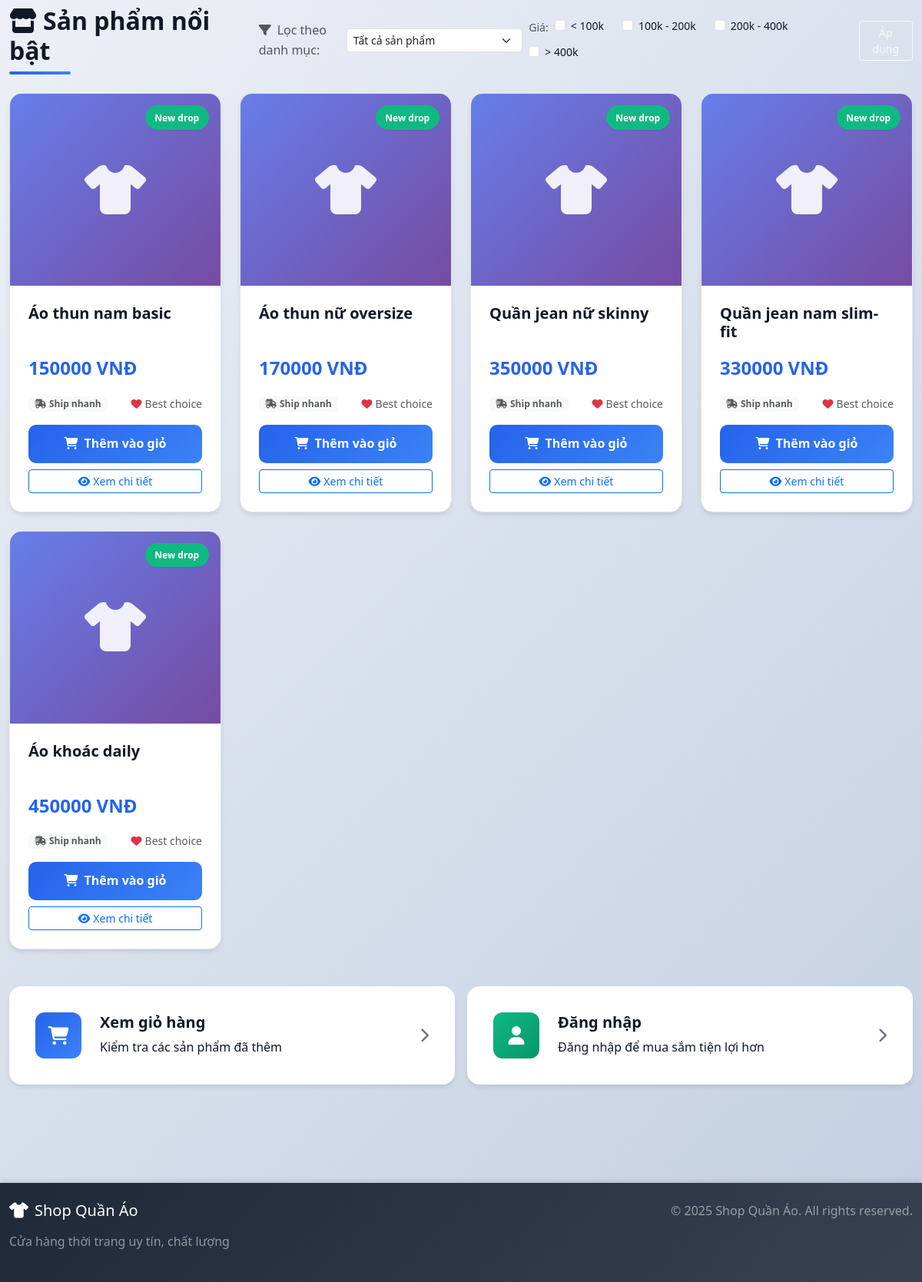
Before: / (lower part) with the older database file.
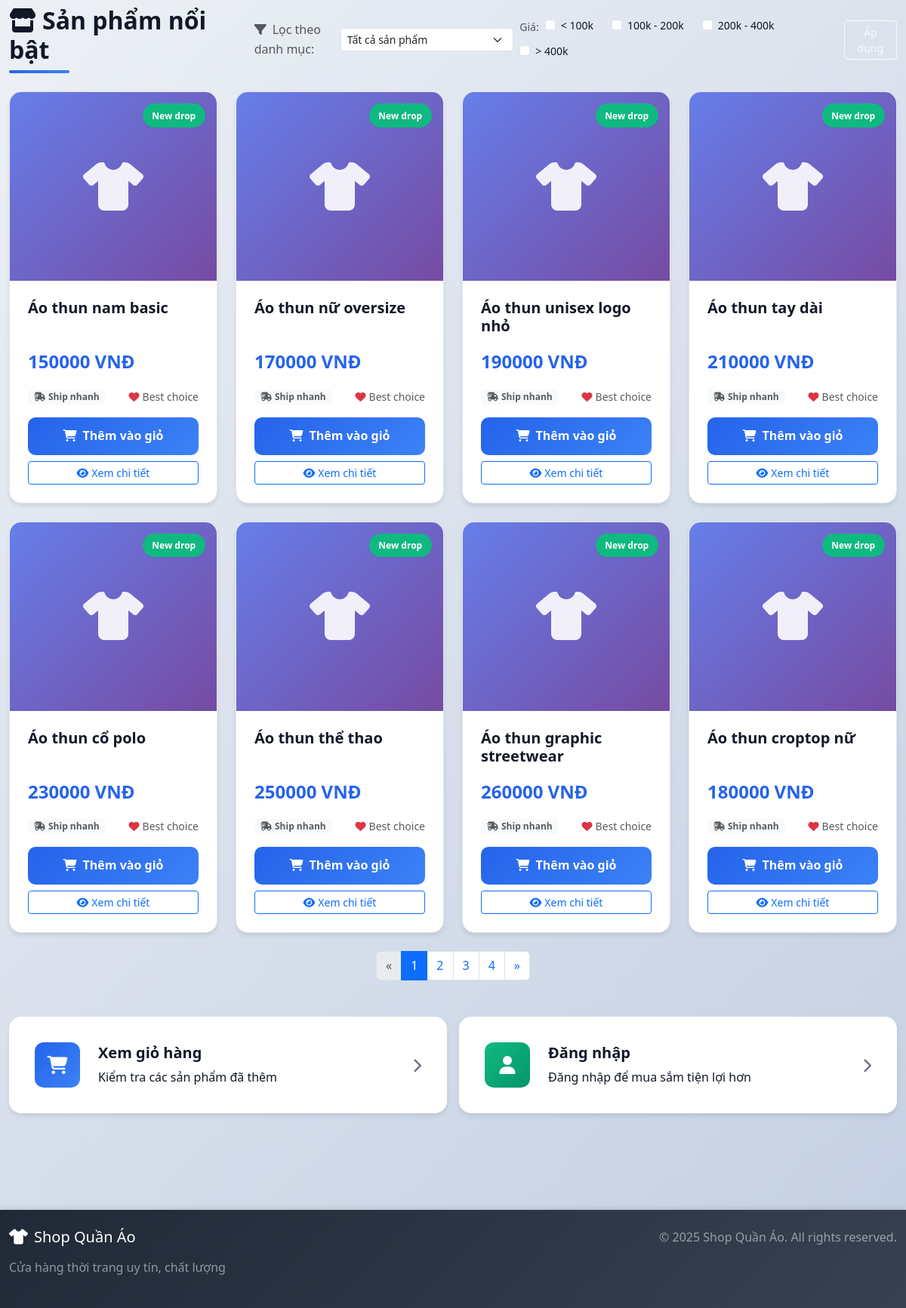
After: the same page with the newer database file.
### tables this page shows
CREATE TABLE sanpham (
        id INTEGER PRIMARY KEY AUTOINCREMENT,
        ten TEXT,              -- tên sản phẩm
        gia INTEGER,           -- giá
        quantity INTEGER,      -- số lượng tồn
        size TEXT,             -- các size, ví dụ: "M,L,XL,XXL"
        color TEXT,            -- màu sắc
        description TEXT,      -- mô tả sản phẩm
        category_id INTEGER,   -- loại sản phẩm (danh mục)
        product_type TEXT,     -- loại chi tiết hơn nếu cần (ví dụ: unisex, basic, slim-fit)
        created_at TEXT,       -- ngày tạo
        FOREIGN KEY (category_id) REFERENCES categories(id)
    );

### app.py (the view, shortened to what this page needs)
@app.route("/")
def index():
    conn = get_db()
    c = conn.cursor()
    page = request.args.get("page", type=int, default=1)
    if page < 1:
        page = 1
    per_page = 8
    selected_category = request.args.get("category", type=int)
    selected_price_ranges = request.args.getlist("price")
    where_clauses = []
    params = []
    if selected_category:
        where_clauses.append("category_id = ?")
        params.append(selected_category)
    price_map = {
        "0-100": (0, 100000),
        "100-200": (100000, 200000),
        "200-400": (200000, 400000),
        "400+": (400000, None),
    }
    price_conditions = []
    if price_conditions:
        where_clauses.append("(" + " OR ".join(price_conditions) + ")")
    base_query = "FROM sanpham"
    where_sql = ""
    if where_clauses:
        where_sql = " WHERE " + " AND ".join(where_clauses)
    count_query = "SELECT COUNT(*) " + base_query + where_sql
    c.execute(count_query, params)
    total_products = c.fetchone()[0]
    total_pages = (total_products + per_page - 1) // per_page if total_products > 0 else 1
    if page > total_pages:
        page = total_pages
    offset = (page - 1) * per_page
    data_query = "SELECT * " + base_query + where_sql + " LIMIT ? OFFSET ?"
    c.execute(data_query, params + [per_page, offset])
    products = c.fetchall()
    c.execute("SELECT * FROM categories")
    categories = c.fetchall()
    return render_template(
        "index.html",
        products=products,
        categories=categories,
        selected_category=selected_category,
        selected_price_ranges=selected_price_ranges,
        page=page,
        total_pages=total_pages,
    )

### app.py (called while the page is built)
def get_db():
    if 'db' not in g:
        g.db = sqlite3.connect(current_app.config['DATABASE'])
        g.db.row_factory = sqlite3.Row
    return g.db

### templates/index.html (shortened to what this page needs)
{% extends "base.html" %}
{% block content %}
<div class="products-header mb-4">
    <div class="d-flex flex-column flex-md-row justify-content-between align-items-md-center gap-3">
        <div>
            <h2 class="section-title mb-1 mb-md-0">
                <i class="fas fa-store me-2"></i>Sản phẩm nổi bật
            </h2>
            <div class="section-divider d-none d-md-block"></div>
        </div>
        {% if categories %}
        <form method="get" class="d-flex flex-column flex-lg-row align-items-lg-center gap-2">
            <div class="d-flex align-items-center gap-2">
                <label class="text-muted mb-0">
                    <i class="fas fa-filter me-2"></i>Lọc theo danh mục:
                </label>
                <select name="category" class="form-select form-select-sm" style="min-width: 180px;">
                    <option value="">Tất cả sản phẩm</option>
                </select>
            </div>
            <div class="d-flex flex-wrap align-items-center gap-2">
                <span class="text-muted small">Giá:</span>
                <div class="form-check form-check-inline small">
                    <input class="form-check-input" type="checkbox" name="price" id="price-0-100"
                           value="0-100"
                           {% if '0-100' in selected_price_ranges %}checked{% endif %}>
                    <label class="form-check-label" for="price-0-100">
                        &lt; 100k
                    </label>
                </div>
                <div class="form-check form-check-inline small">
                    <input class="form-check-input" type="checkbox" name="price" id="price-100-200"
                           value="100-200"
                           {% if '100-200' in selected_price_ranges %}checked{% endif %}>
                    <label class="form-check-label" for="price-100-200">
                        100k - 200k
                    </label>
                </div>
                <div class="form-check form-check-inline small">
                    <input class="form-check-input" type="checkbox" name="price" id="price-200-400"
                           value="200-400"
                           {% if '200-400' in selected_price_ranges %}checked{% endif %}>
                    <label class="form-check-label" for="price-200-400">
                        200k - 400k
                    </label>
                </div>
                <div class="form-check form-check-inline small">
                    <input class="form-check-input" type="checkbox" name="price" id="price-400-plus"
                           value="400+"
                           {% if '400+' in selected_price_ranges %}checked{% endif %}>
                    <label class="form-check-label" for="price-400-plus">
                        &gt; 400k
                    </label>
                </div>
            </div>
            <div>
                <button type="submit" class="btn btn-sm btn-outline-light">
                    Áp dụng
                </button>
            </div>
        </form>
        {% endif %}
    </div>
</div>
{% if products %}
<div id="products" class="row g-4">
    {% for p in products %}
    <div class="col-lg-3 col-md-4 col-sm-6">
        <div class="product-card">
            <a href="/product/{{ p['id'] }}" class="text-decoration-none text-reset">
                <div class="product-image-wrapper">
                    <div class="product-image-placeholder">
                        <i class="fas fa-tshirt"></i>
                    </div>
                    <div class="product-badge">New drop</div>
                </div>
            </a>
            <div class="product-body">
                <h5 class="product-title">
                    <a href="/product/{{ p['id'] }}" class="text-decoration-none text-reset">
                        {{ p['ten'] }}
                    </a>
                </h5>
                <div class="product-price-wrapper">
                    <span class="product-price">{{ p['gia']|int }} VNĐ</span>
                </div>
                <div class="product-meta-row d-flex justify-content-between align-items-center mb-3">
                    <span class="badge bg-light text-muted px-2 py-1">
                        <i class="fas fa-truck-fast me-1"></i>Ship nhanh
                    </span>
                    <span class="product-tag text-muted small">
                        <i class="fas fa-heart me-1 text-danger"></i>Best choice
                    </span>
                </div>
                <div class="d-flex flex-column gap-2">
                    <a href="/add/{{ p['id'] }}" class="btn-add-cart text-center">
                        <i class="fas fa-shopping-cart me-2"></i>Thêm vào giỏ
                    </a>
                    <a href="/product/{{ p['id'] }}" class="btn btn-outline-primary btn-sm">
                        <i class="fas fa-eye me-1"></i>Xem chi tiết
                    </a>
                </div>
            </div>
        </div>
    </div>
    {% endfor %}
</div>
{% if total_pages > 1 %}
<nav class="mt-4" aria-label="Pagination">
    <ul class="pagination justify-content-center">
        <li class="page-item {% if page <= 1 %}disabled{% endif %}">
            <a class="page-link"
               href="?page={{ page-1 }}{% if selected_category %}&category={{ selected_category }}{% endif %}{% for r in selected_price_ranges %}&price={{ r }}{% endfor %}"
               tabindex="-1">
                «
            </a>
        </li>
        {% for p in range(1, total_pages + 1) %}
        <li class="page-item {% if p == page %}active{% endif %}">
            <a class="page-link"
               href="?page={{ p }}{% if selected_category %}&category={{ selected_category }}{% endif %}{% for r in selected_price_ranges %}&price={{ r }}{% endfor %}">
                {{ p }}
            </a>
        </li>
        {% endfor %}
        <li class="page-item {% if page >= total_pages %}disabled{% endif %}">
            <a class="page-link"
               href="?page={{ page+1 }}{% if selected_category %}&category={{ selected_category }}{% endif %}{% for r in selected_price_ranges %}&price={{ r }}{% endfor %}">
                »
            </a>
        </li>
    </ul>
</nav>
{% endif %}
{% else %}
<div class="empty-state">
    <i class="fas fa-inbox fa-3x mb-3 text-muted"></i>
    <p class="text-muted">Chưa có sản phẩm nào</p>
</div>
{% endif %}
<div class="quick-actions mt-5">
    <div class="row g-3">
        <div class="col-md-6">
            <a href="/cart" class="action-card cart-action">
                <div class="action-icon">
                    <i class="fas fa-shopping-cart"></i>
                </div>
                <div class="action-content">
                    <h5>Xem giỏ hàng</h5>
                    <p class="mb-0">Kiểm tra các sản phẩm đã thêm</p>
                </div>
                <i class="fas fa-chevron-right action-arrow"></i>
            </a>
        </div>
        {% if not session.get('user') %}
        <div class="col-md-6">
            <a href="/login" class="action-card login-action">
                <div class="action-icon">
                    <i class="fas fa-user"></i>
                </div>
                <div class="action-content">
                    <h5>Đăng nhập</h5>
                    <p class="mb-0">Đăng nhập để mua sắm tiện lợi hơn</p>
                </div>
                <i class="fas fa-chevron-right action-arrow"></i>
            </a>
        </div>
        {% endif %}
    </div>
</div>
{% endblock %}

### templates/base.html (shortened to what this page needs)
<!DOCTYPE html>
<html lang="vi">
<head>
    <link rel="stylesheet" href="https://cdn.jsdelivr.net/npm/bootstrap@5.3.0/dist/css/bootstrap.min.css">
    <link rel="stylesheet" href="https://cdnjs.cloudflare.com/ajax/libs/font-awesome/6.4.0/css/all.min.css">
    <link rel="stylesheet" href="{{ url_for('static', filename='css/style.css') }}">
</head>
<body>
    <main class="main-content">
        <div class="container my-5">
            {% block content %}{% endblock %}
        </div>
    </main>
    <footer class="footer mt-5">
        <div class="container py-4">
            <div class="row">
                <div class="col-md-6">
                    <h5 class="text-white mb-3">
                        <i class="fas fa-tshirt me-2"></i>Shop Quần Áo
                    </h5>
                    <p class="text-white-50">Cửa hàng thời trang uy tín, chất lượng</p>
                </div>
                <div class="col-md-6 text-md-end">
                    <p class="text-white-50 mb-0">
                        &copy; 2025 Shop Quần Áo. All rights reserved.
                    </p>
                </div>
            </div>
        </div>
    </footer>
</body>
</html>

### static/css/style.css (style rules this page uses)
:root { --primary-color: #2563eb; --primary-dark: #1d4ed8; --primary-light: #3b82f6; --secondary-color: #10b981; --danger-color: #ef4444; --warning-color: #f59e0b; --dark-color: #1f2937; --light-color: #f9fafb; --border-color: #e5e7eb; --text-dark: #111827; --text-muted: #6b7280; --shadow-sm: 0 1px 2px 0 rgba(0, 0, 0, 0.05); --shadow-md: 0 4px 6px -1px rgba(0, 0, 0, 0.1); --shadow-lg: 0 10px 15px -3px rgba(0, 0, 0, 0.1); --shadow-xl: 0 20px 25px -5px rgba(0, 0, 0, 0.1); --transition: all 0.3s ease; }
* { margin: 0; padding: 0; box-sizing: border-box; }
body { font-family: 'Segoe UI', Tahoma, Geneva, Verdana, sans-serif; background: linear-gradient(135deg, #f5f7fa 0%, #c3cfe2 100%); min-height: 100vh; color: var(--text-dark); line-height: 1.6; }
.main-content { min-height: calc(100vh - 200px); padding-bottom: 2rem; }
.container { max-width: 1200px; }
.products-header, .cart-header, .admin-header { margin-bottom: 2rem; }
.section-title { font-size: 2rem; font-weight: 700; color: var(--text-dark); margin-bottom: 0.5rem; }
.section-divider { height: 4px; width: 80px; background: linear-gradient(90deg, var(--primary-color), var(--primary-light)); border-radius: 2px; margin-top: 0.5rem; }
.product-card { background: #fff; border-radius: 16px; box-shadow: var(--shadow-md); overflow: hidden; transition: var(--transition); height: 100%; display: flex; flex-direction: column; border: 1px solid var(--border-color); }
.product-image-wrapper { position: relative; width: 100%; height: 250px; background: linear-gradient(135deg, #667eea 0%, #764ba2 100%); display: flex; align-items: center; justify-content: center; overflow: hidden; }
.product-image-placeholder { font-size: 4rem; color: rgba(255, 255, 255, 0.9); animation: float 3s ease-in-out infinite; }
.product-badge { position: absolute; top: 15px; right: 15px; background: var(--secondary-color); color: #fff; padding: 0.4rem 0.8rem; border-radius: 20px; font-size: 0.75rem; font-weight: 600; box-shadow: var(--shadow-sm); }
.product-body { padding: 1.5rem; flex: 1; display: flex; flex-direction: column; }
.product-title { font-size: 1.25rem; font-weight: 600; color: var(--text-dark); margin-bottom: 1rem; min-height: 3rem; }
.product-price-wrapper { margin-bottom: 1rem; }
.product-price { font-size: 1.5rem; font-weight: 700; color: var(--primary-color); }
.btn-add-cart { background: linear-gradient(135deg, var(--primary-color), var(--primary-light)); color: #fff; border: none; padding: 0.75rem 1.5rem; border-radius: 10px; font-weight: 600; transition: var(--transition); width: 100%; margin-top: auto; text-decoration: none; display: inline-block; text-align: center; }
.quick-actions { margin-top: 3rem; }
.action-card { background: #fff; border-radius: 16px; padding: 2rem; display: flex; align-items: center; text-decoration: none; color: var(--text-dark); box-shadow: var(--shadow-md); transition: var(--transition); border: 2px solid transparent; }
.action-icon { width: 60px; height: 60px; border-radius: 12px; display: flex; align-items: center; justify-content: center; font-size: 1.5rem; margin-right: 1.5rem; }
.cart-action .action-icon { background: linear-gradient(135deg, var(--primary-color), var(--primary-light)); color: #fff; }
.login-action .action-icon { background: linear-gradient(135deg, var(--secondary-color), #059669); color: #fff; }
.action-content { flex: 1; }
.action-content h5 { font-weight: 600; margin-bottom: 0.5rem; }
.action-arrow { color: var(--text-muted); font-size: 1.2rem; }
.footer { background: linear-gradient(135deg, var(--dark-color), #374151); color: #fff; margin-top: 4rem; box-shadow: 0 -4px 6px -1px rgba(0, 0, 0, 0.1); }
.product-card, .cart-item, .auth-card, .action-card { animation: fadeIn 0.5s ease-out; }
html { scroll-behavior: smooth; }

Changed rows visible on the page:
changed sanpham: ten "Quần jean nữ skinny" → "Áo thun unisex logo nhỏ"; gia "350000" → "190000"
changed sanpham: ten "Quần jean nam slim-fit" → "Áo thun tay dài"; gia "330000" → "210000"
changed sanpham: ten "Áo khoác daily" → "Áo thun cổ polo"; gia "450000" → "230000"
added sanpham: ten "Áo thun thể thao", gia "250000"
added sanpham: ten "Áo thun graphic streetwear", gia "260000"
added sanpham: ten "Áo thun croptop nữ", gia "180000"
Other visible differences:
new list line: "1"
new list line: "2"
new list line: "3"
new list line: "4"
